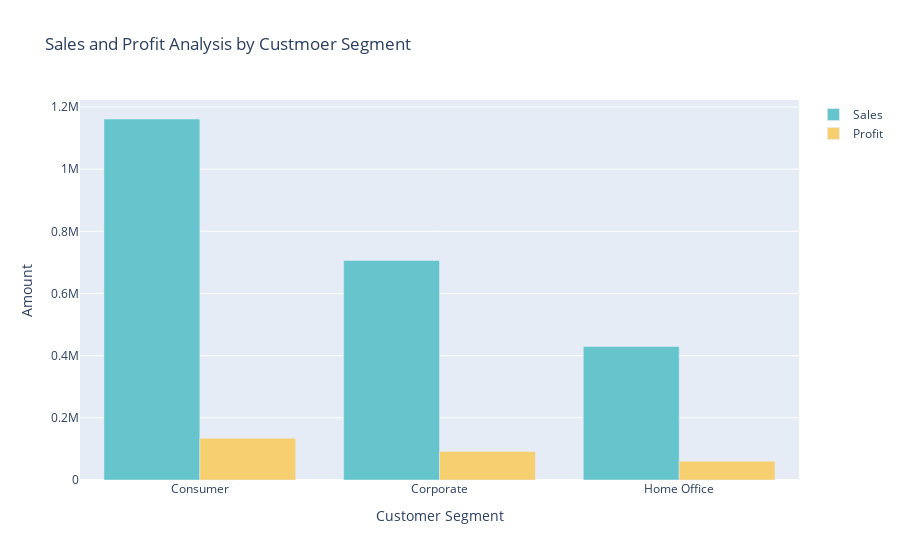

Notebook code cell kept with this figure:
### Code cell
sales_profit_by_segment = data.groupby('Segment').agg({'Sales':'sum', 'Profit':'sum'}).reset_index()

color_palette= colors.qualitative.Pastel

fig = go.Figure()
fig.add_trace(go.Bar(x=sales_profit_by_segment['Segment'],
                      y=sales_profit_by_segment['Sales'],
                      name='Sales',
                      marker_color =color_palette[0]))

fig.add_trace(go.Bar(x=sales_profit_by_segment['Segment'],
                     y=sales_profit_by_segment['Profit'],
                     name='Profit',
                     marker_color = color_palette[1]))

fig.update_layout(title='Sales and Profit Analysis by Customer Segment',
                  xaxis_title='Customer Segment',yaxis_title ='Amount')

fig.show()

### Figure 1 — Plotly figure (JSON) as saved in the notebook; plotly's stock layout.template omitted (floating-point values rounded to 4 significant figures)
{"data": [{"marker": {"color": "rgb(102, 197, 204)"}, "name": "Sales", "type": "bar", "x": ["Consumer", "Corporate", "Home Office"], "y": [1161000.0, 706100.0, 429700.0]}, {"marker": {"color": "rgb(246, 207, 113)"}, "name": "Profit", "type": "bar", "x": ["Consumer", "Corporate", "Home Office"], "y": [134100.0, 91980.0, 60300.0]}], "layout": {"autosize": true, "title": {"text": "Sales and Profit Analysis by Custmoer Segment"}, "xaxis": {"autorange": true, "range": [-0.5, 2.5], "title": {"text": "Customer Segment"}, "type": "category"}, "yaxis": {"autorange": true, "range": [0, 1223000.0], "title": {"text": "Amount"}, "type": "linear"}}}
